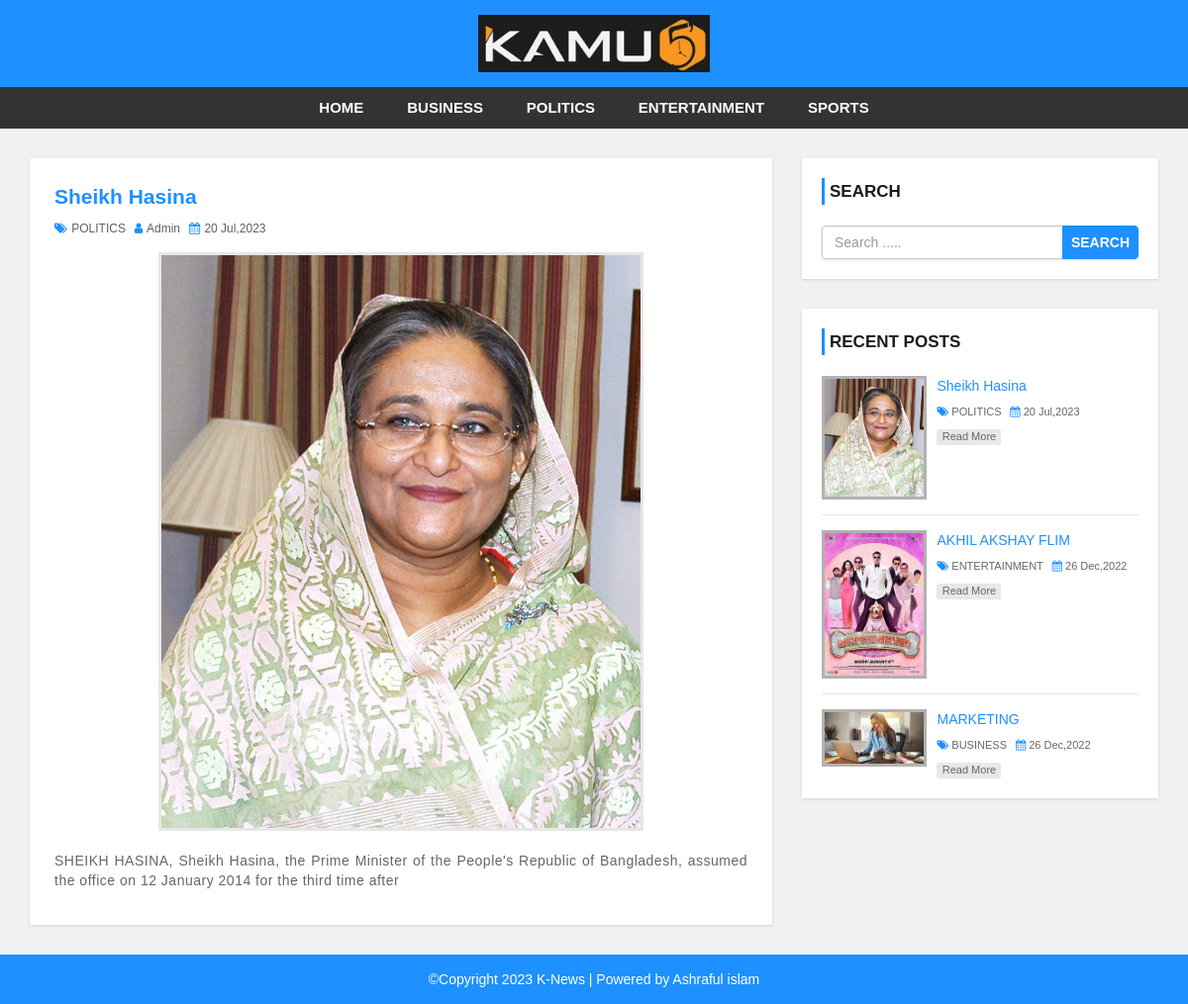
Screenshot of /single.php?id=75 with the database file from the repository.
### tables this page shows
CREATE TABLE `settings` (
  `web_name` varchar(50) NOT NULL,
  `logo` varchar(255) NOT NULL,
  `footer_des` varchar(255) NOT NULL
);

CREATE TABLE `category` (
  `category_id` int(11) NOT NULL,
  `category_name` varchar(100) NOT NULL,
  `post` int(11) NOT NULL DEFAULT 0
);

CREATE TABLE `post` (
  `post_id` int(11) NOT NULL,
  `title` varchar(100) NOT NULL,
  `description` text NOT NULL,
  `category` varchar(100) NOT NULL,
  `post_date` varchar(50) NOT NULL,
  `author` int(11) NOT NULL,
  `post_img` varchar(100) NOT NULL
);

CREATE TABLE `user` (
  `user_id` int(10) UNSIGNED NOT NULL,
  `first_name` varchar(30) NOT NULL,
  `last_name` varchar(30) NOT NULL,
  `username` varchar(30) DEFAULT NULL,
  `password` varchar(40) DEFAULT NULL,
  `role` int(11) NOT NULL
);

### admin/backend/config.php (called while the page is built, shortened)
<?php
$host = "http://localhost/news-site/";
?>

### single.php (the view)
<?php include 'header.php'; ?>
    <div id="main-content">
        <div class="container">
            <div class="row">
                <div class="col-md-8">
                  <?php
                  $id=$_GET['id'];
                  include './admin/backend/config.php';
                  $vsql = "SELECT * FROM post LEFT JOIN category ON post.category = category.category_id
                  LEFT JOIN user ON post.author = user.user_id WHERE post_id = {$id}";
                  $vqur = mysqli_query($db,$vsql)or die('Singel viwe query error');
                  if(mysqli_num_rows($vqur)>0){
                    while($sin_view = mysqli_fetch_assoc($vqur)){
                  ?>
                    <div class="post-container">
                        <div class="post-content single-post">
                            <h3><?php echo $sin_view['title'];?></h3>
                            <div class="post-information">
                                <span>
                                    <i class="fa fa-tags" aria-hidden="true"></i>
                                    <a href="category.php?cid=<?php echo $sin_view['category_id'];?>"><?php echo $sin_view['category_name'];?></a>
                                </span>
                                <span>
                                    <i class="fa fa-user" aria-hidden="true"></i>
                                    <a href='author.php?autid=<?php echo $sin_view['author'];?>'><?php echo $sin_view['username'];?></a>
                                </span>
                                <span>
                                    <i class="fa fa-calendar" aria-hidden="true"></i>
                                    <?php echo $sin_view['post_date'];?>
                                </span>
                            </div>
                            <img class="single-feature-image" src="./admin//upload/<?php echo $sin_view['post_img'];?>" alt=""/>
                            <p class="description">
                            <?php echo $sin_view['description'];?>
                            </p>
                        </div>
                    </div>
                    <?php
                    }
                    }else{
                        echo 'singel resault not found';
                    }
                    ?>
                </div>
                <?php include 'sidebar.php'; ?>
            </div>
        </div>
    </div>
<?php include 'footer.php'; ?>

### header.php (shortened to what this page needs)
<?php
include './admin/backend/config.php';
?>
<!DOCTYPE html>
<html lang="en">
<head>
    <link rel="stylesheet" href="css/bootstrap.min.css" />
    <link rel="stylesheet" href="css/font-awesome.css">
    <link rel="stylesheet" href="css/style.css">
</head>
<body>
<div id="header">
    <div class="container">
        <div class="row">
            <div class=" col-md-offset-4 col-md-4">
                <?php
                $setsql = "SELECT * FROM settings";
                $setqur = mysqli_query($db,$setsql)or die('Settings Data View Error');
                if(mysqli_num_rows($setqur)){
                    while($set_view = mysqli_fetch_assoc($setqur)){
                        if($set_view['logo'] == ""){
                            echo '<a href="index.php"> <h1>'.$set_view['web_name'].'</h1></a>' ;
                        }else{
                            echo '<a href="index.php" id="logo"><img src="./admin/images/'.$set_view['logo'].'"></a>';
                        }
                    }
                }
                ?>
            </div>
        </div>
    </div>
</div>
<div id="menu-bar">
    <div class="container">
            <div class="col-md-12">
            <div class="row">
            <?php
            $cat_sql = "SELECT * FROM category where post > 0 ";
            $cat_qur = mysqli_query($db,$cat_sql)or die('category query error');
            $active = '';
            if(mysqli_num_rows($cat_qur)>0){
            ?>
                <ul class='menu'>
                <li><a  href='<?php echo $host?>'>HOME</a></li>
                    <?php
                    while($cat = mysqli_fetch_assoc($cat_qur)){
                        echo " <li><a class='{$active}' href='category.php?cid={$cat['category_id']}'>{$cat['category_name']}</a></li>";
                    }
                    ?>
                </ul>
                <?php } ?>
            </div>
        </div>
    </div>
</div>

### sidebar.php
<div id="sidebar" class="col-md-4">
    <div class="search-box-container">
        <h4>Search</h4>
        <form class="search-post" action="search.php" method ="GET">
            <div class="input-group">
                <input type="text"  name="search" class="form-control" placeholder="Search .....">
                <span class="input-group-btn">
                    <button type="submit" id="submit" class="btn btn-danger">Search</button>
                </span>
            </div>
        </form>
    </div>
    <div class="recent-post-container">
        <h4>Recent Posts</h4>
    <?php
    $limit = 3;
    include './admin/backend/config.php';
    $recent_sql = "SELECT * FROM post LEFT JOIN category ON post.category = category.category_id ORDER BY post_id DESC LIMIT {$limit}";
    $recent_qur = mysqli_query($db,$recent_sql)or die('Recent Query Error');
    if(mysqli_num_rows($recent_qur)>0){
        while($recent = mysqli_fetch_assoc($recent_qur)){
    ?>
        <div class="recent-post">
            <a class="post-img" href="single.php?id=<?php echo $recent['post_id'];?>">
                <img src="./admin/upload/<?php echo $recent['post_img'];?>" alt="#"/>
            </a>
            <div class="post-content">
                <h5><a href="single.php?id=<?php echo $recent['post_id'];?>"><?php echo $recent['title'];?></a></h5>
                <span>
                    <i class="fa fa-tags" aria-hidden="true"></i>
                    <a href='category.php?cid=<?php echo $recent['category_id'];?>'><?php echo $recent['category_name'];?></a>
                </span>
                <span>
                    <i class="fa fa-calendar" aria-hidden="true"></i>
                    <?php echo $recent['post_date'];?>
                </span>
                <a class="read-more" href="single.php?id=<?php echo $recent['post_id'];?>">read more</a>
            </div>
        </div>
    <?php
     }
    }else{
        echo 'Recent post data not found';
    }
    ?>
    </div>
</div>

### footer.php (shortened to what this page needs)
<div id ="footer">
    <div class="container">
        <div class="row">
            <div class="col-md-12">
            <?php
                $setsql = "SELECT * FROM settings";
                $setqur = mysqli_query($db,$setsql)or die('Settings Data View Error');
                if(mysqli_num_rows($setqur)){
                    while($set_view = mysqli_fetch_assoc($setqur)){
                        echo '<span>' .'©Copyright '. date('Y').$set_view['footer_des'].'</span>';
                    }
                }
                ?>
            </div>
        </div>
    </div>
</div>
</body>
</html>

### css/style.css (style rules this page uses)
body { background: #f1f1f1; font-family: sans-serif, arial, Helvetica; }
a, a:hover, a:focus { text-decoration: none; outline: none; }
ul { margin: 0; padding: 0; list-style: none; }
form { background: #fff; padding: 25px; box-shadow: 0 1px 3px rgba(0, 0, 0, 0.13); }
#header { background: #1e90ff; text-align: center; padding: 15px; }
#logo { display: inline-block; width: 65%; }
#logo img { width: 100%; }
#menu-bar { background: #333; text-align: center; }
#menu-bar .menu>li { display: inline-block; }
.menu>li>a { padding: 10px 20px; display: block; text-transform: uppercase; color: #fff; font-size: 15px; font-weight: 600; transition: all 0.5s ease 0s; }
#main-content { padding: 30px 0; min-height: 750px; }
#main-content .post-container { background-color: #fff; padding: 25px; box-shadow: 0 1px 3px rgba(0, 0, 0, 0.13); }
#main-content .post-content { border-bottom: 1px solid #d1d1d1; padding: 0 0 30px; margin-bottom: 30px; }
#main-content .post-content img { width: 100%; }
#main-content .post-content h3 { font-size: 21px; line-height: 28px; font-weight: 600; margin: 0 0 7px; }
#main-content .post-content .post-information span { color: #606060; font-size: 12px; text-transform: capitalize; margin: 0 5px 5px 0; display: inline-block; }
#main-content .post-content .post-information i { color: #1e90ff; margin-right: 1px; }
#main-content .post-content .post-information a { color: #606060; text-decoration: none; }
#main-content .post-content p, #main-content .single-post p { color: #666; font-size: 14px; letter-spacing: 0.5px; margin: 0 0 10px; }
#main-content .post-content a.read-more { color: #fff; background-color: #1E90FF; font-size: 12px; text-transform: capitalize; padding: 3px 8px; border-radius: 2px; transition: all 0.3s; }
#main-content .single-post { border: none; margin-bottom: 0; padding-bottom: 0; }
#main-content .single-post h3 { color: #1e90ff; }
#main-content .single-post .post-information { margin: 0 0 10px; }
#main-content .single-post p { text-align: justify; }
#main-content .single-post img.single-feature-image { width: 70%; margin: 0 auto 20px; display: block; border: 3px solid #e7e7e7; }
i.fa { color: #222; }
#sidebar h4 { color: #1A1A1A; font-size: 17px; line-height: 27px; font-weight: 600; text-transform: uppercase; padding: 0 0 0 5px; margin: 0 0 21px; border-left: 3px solid #1e90ff; }
#sidebar .search-box-container { background-color: #fff; padding: 20px; margin: 0 0 30px; box-shadow: 0 1px 3px rgba(0, 0, 0, 0.13); }
#sidebar .search-post { padding: 0; }
#sidebar .search-post input { color: #606060; }
#sidebar .search-post .btn { font-weight: 600; text-transform: uppercase; padding: 6px 8px; background-color: #1E90FF; border-color: #1E90FF; outline: none; }
#sidebar .recent-post-container { padding: 20px; background: #fff; box-shadow: 0 1px 3px rgba(0, 0, 0, 0.13); }
#sidebar .recent-post { border-bottom: 1px solid #e7e7e7; padding: 0 0 15px; margin: 0 0 15px; }
#sidebar .recent-post:last-child { margin: 0; padding: 0; border: none; }
#sidebar .recent-post .post-img { display: inline-block; width: 33%; border: 3px solid rgba(0, 0, 0, 0.3); vertical-align: top; transition: border .3s; }
#sidebar .recent-post .post-img img { width: 100%; }
#sidebar .recent-post .post-content { width: 65%; display: inline-block; border: none; padding: 0 0 0 7px; margin: 0; }
#sidebar .recent-post h5 { font-size: 14px; line-height: 20px; margin: 0 0 5px; }
#sidebar .recent-post h5 a { color: #1E90FF; }
#sidebar .recent-post span { color: #666; font-size: 11px; display: inline-block; margin: 0 5px 10px 0; }
#sidebar .recent-post span a { color: #666; }
#sidebar .recent-post span i { color: #1E90FF; }
#sidebar .recent-post a.read-more { color: #666; background-color: rgba(0, 0, 0, 0.09); width: 65px; font-size: 11px; text-align: center; padding: 0; display: block; transition: all 0.3s; }
#footer { color: #fff; padding: 15px 0; text-align: center; background-color: #1e90ff; }

### rows the page displays
settings: logo (picture), footer_des "K-News | Powered by Ashraful islam"
category: category_name "BUSINESS"
category: category_name "POLITICS"
category: category_name "ENTERTAINMENT"
category: category_name "SPORTS"
post: title "Sheikh Hasina", category.category_name "POLITICS", user.username "Admin", post_date "20 Jul,2023", post_img (picture), description "SHEIKH HASINA, Sheikh Hasina, the Prime Minister of the People's Republic of Bangladesh, assumed the office on 12 January 2014 for the third time after"
post: post_img (picture), title "AKHIL AKSHAY FLIM", category.category_name "ENTERTAINMENT", post_date "26 Dec,2022"
post: post_img (picture), title "MARKETING", category.category_name "BUSINESS", post_date "26 Dec,2022"
